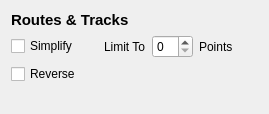
<ui version="4.0" >
 <class>RtTrkWidget</class>
 <widget class="QWidget" name="RtTrkWidget" >
  <property name="geometry" >
   <rect>
    <x>0</x>
    <y>0</y>
    <width>269</width>
    <height>114</height>
   </rect>
  </property>
  <property name="windowTitle" >
   <string>Form</string>
  </property>
  <property name="toolTip" >
   <string>Simplify routes and tracks by removing points</string>
  </property>
  <property name="whatsThis" >
   <string>&lt;!DOCTYPE HTML PUBLIC "-//W3C//DTD HTML 4.0//EN" "http://www.w3.org/TR/REC-html40/strict.dtd">
&lt;html>&lt;head>&lt;meta name="qrichtext" content="1" />&lt;style type="text/css">
p, li { white-space: pre-wrap; }
&lt;/style>&lt;/head>&lt;body style=" font-family:'DejaVu Sans'; font-size:9pt; font-weight:400; font-style:normal;">
&lt;p style=" margin-top:12px; margin-bottom:12px; margin-left:0px; margin-right:0px; -qt-block-indent:0; text-indent:0px;">The Simplify filter is used to simplify routes and tracks for use with formats that limit the number of points they can contain or just to reduce the complexity of a route. &lt;/p>
&lt;p style=" margin-top:12px; margin-bottom:12px; margin-left:0px; margin-right:0px; -qt-block-indent:0; text-indent:0px;">The filter attempts to remove points from each route until the number of points or the error is within the given bounds, while also attempting to preserve the shape of the original route as much as possible. &lt;/p>
&lt;p style=" margin-top:12px; margin-bottom:12px; margin-left:0px; margin-right:0px; -qt-block-indent:0; text-indent:0px;">The quality of the results will vary depending on the density of points in the original route and the length of the original route. &lt;/p>
&lt;p style="-qt-paragraph-type:empty; margin-top:0px; margin-bottom:0px; margin-left:0px; margin-right:0px; -qt-block-indent:0; text-indent:0px;">&lt;/p>&lt;/body>&lt;/html></string>
  </property>
  <layout class="QVBoxLayout" name="verticalLayout" >
   <item>
    <widget class="QLabel" name="label" >
     <property name="font" >
      <font>
       <pointsize>11</pointsize>
       <weight>75</weight>
       <bold>true</bold>
      </font>
     </property>
     <property name="text" >
      <string>Routes &amp; Tracks</string>
     </property>
    </widget>
   </item>
   <item>
    <layout class="QHBoxLayout" name="horizontalLayout" >
     <item>
      <widget class="QCheckBox" name="simplifyCheck" >
       <property name="toolTip" >
        <string>Simplify route by removing points</string>
       </property>
       <property name="whatsThis" >
        <string> The Simplify filter is used to simplify routes and tracks for use with formats that limit the number of points they can contain or just to reduce the complexity of a route.

The filter attempts to remove points from each route until the number of points or the error is within the given bounds, while also attempting to preserve the shape of the original route as much as possible.

The quality of the results will vary depending on the density of points in the original route and the length of the original route. </string>
       </property>
       <property name="text" >
        <string>Simplify</string>
       </property>
      </widget>
     </item>
     <item>
      <spacer name="horizontalSpacer" >
       <property name="orientation" >
        <enum>Qt::Horizontal</enum>
       </property>
       <property name="sizeType" >
        <enum>QSizePolicy::Fixed</enum>
       </property>
       <property name="sizeHint" stdset="0" >
        <size>
         <width>20</width>
         <height>20</height>
        </size>
       </property>
      </spacer>
     </item>
     <item>
      <widget class="QLabel" name="limitToLabel" >
       <property name="text" >
        <string>Limit To</string>
       </property>
      </widget>
     </item>
     <item>
      <widget class="QSpinBox" name="limitToSpin" >
       <property name="toolTip" >
        <string>Maximum number points in track or route. </string>
       </property>
      </widget>
     </item>
     <item>
      <widget class="QLabel" name="pointLabel" >
       <property name="text" >
        <string>Points</string>
       </property>
      </widget>
     </item>
     <item>
      <spacer name="horizontalSpacer_2" >
       <property name="orientation" >
        <enum>Qt::Horizontal</enum>
       </property>
       <property name="sizeHint" stdset="0" >
        <size>
         <width>40</width>
         <height>20</height>
        </size>
       </property>
      </spacer>
     </item>
    </layout>
   </item>
   <item>
    <widget class="QCheckBox" name="reverseCheck" >
     <property name="toolTip" >
      <string>Reverse tracks and routes</string>
     </property>
     <property name="whatsThis" >
      <string>The reversal is performed in the laziest way possible. Timestamps are kept with the original waypoints so the resulting track or route will have the interesting characteristic that time runs backwards. This tends to make Magellan Mapsend, in particular, do a wierd thing and place each waypoint on a separate day. 
Additionally, if you're using this to reverse a route that navigates, say, an exit ramp or a one way street, you will be in for unpleasant ride. application cares about timestamps </string>
     </property>
     <property name="text" >
      <string>Reverse</string>
     </property>
    </widget>
   </item>
   <item>
    <spacer name="verticalSpacer" >
     <property name="orientation" >
      <enum>Qt::Vertical</enum>
     </property>
     <property name="sizeHint" stdset="0" >
      <size>
       <width>20</width>
       <height>19</height>
      </size>
     </property>
    </spacer>
   </item>
  </layout>
 </widget>
 <resources/>
 <connections/>
</ui>
